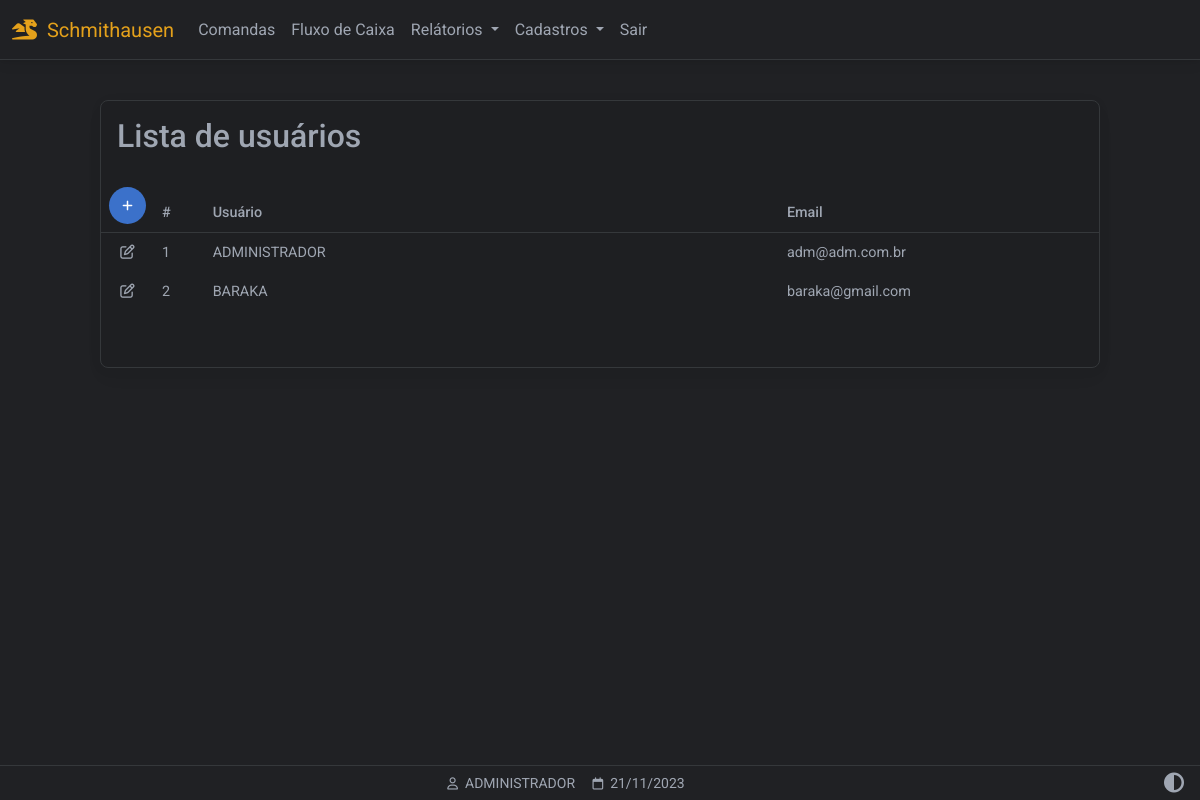
/usuarios (signed in), run on the app's committed database.
### website/models.py (models this page shows)
class User(db.Model, UserMixin):
    id = db.Column(db.Integer, primary_key=True)
    email = db.Column(db.String(150), unique=True)
    password = db.Column(db.String(150))
    first_name = db.Column(db.String(150))
    user = db.relationship('Produto',backref='produto')

### website/views.py (the view)
@views.route('/usuarios', methods=['GET','POST'])
@login_required
def usuarios():
    users = []
    rows = User.query.all()
    for r in rows:
        users.append(r)
    return render_template("usuarios_listar.html", user=current_user, data=data, users=users)

### website/__init__.py (called while the page is built)
def create_app():
    app = Flask(__name__)
    app.config['SECRET_KEY'] = 'hjshjhdjah kjshkjdhjs'
    app.config['SQLALCHEMY_DATABASE_URI'] = f'sqlite:///{DB_NAME}'
    app.config["TEMPLATES_AUTO_RELOAD"] = True
    db.init_app(app)
    from .views import views
    from .auth import auth
    app.register_blueprint(views, url_prefix='/')
    app.register_blueprint(auth, url_prefix='/')
    from .models import User, Cliente, Produto
    with app.app_context():
        db.create_all()
    login_manager = LoginManager()
    login_manager.login_view = 'auth.login'
    login_manager.login_message = u"FAVOR EFETUAR LOGIN!"
    login_manager.init_app(app)
    @login_manager.user_loader
    def load_user(id):
        return User.query.get(int(id))
    return app

### website/templates/usuarios_listar.html (shortened to what this page needs)
{% extends "base.html" %}
{% block content %}
<div class="container-fluid" style="min-height:100dvh;padding-top:100px">
  <div class="table-responsive w-100 card myTheme-900 larg-max m-auto" style="padding-bottom: 40px">
    <table class="table table-borderless table-sm myTheme-900 ">
      <thead>
        <tr>
          <h2 class="p-3 ">Lista de usuários</h2>
        </tr>
        <tr>
          <th class="text-nowrap" scope="col">
            <a href="/usuarios_cadastrar" class="btn btn-primary btn-floating d-flex justify-content-center align-items-center">
              <i class="fa-solid fa-plus"></i>
            </a>
          </th>
          <th class="text-nowrap" scope="col">#</th>
          <th class="text-nowrap" scope="col" style="min-width: 280px;">Usuário</th>
          <th class="text-nowrap" scope="col">Email</th>
          <th class="text-nowrap" scope="col"></th>
        </tr>
      </thead>
      <tbody>
        {% for us in users %}
        <tr>
          <td scope="row" class="text-center text-nowrap" style="width: 50px">
            <a class="" role="button" href="/usuarios_atualizar/{{ us.id }}">
              <i class="fa-regular fa-pen-to-square ms-2 me-2"></i></a>
          </td>
          <td scope="row" class="text-nowrap">{{ us.id }}</td>
          <td scope="row" class="text-nowrap">{{ us.first_name | upper }}</td>
          <td scope="row" class="text-nowrap">{{ us.email }}</td>
          <td>
          </td>
        </tr>
        {% endfor %}
      </tbody>
    </table>
  </div>
</div>
{% endblock %}
{% block titlefooter %}
<span>
  &nbsp;{{ user.first_name.split()[0] | upper }}
  <span>
    &nbsp;{{ data.strftime('%d/%m/%Y') }}
  </span>
  {% endblock %}

### website/static/css/base.css (style rules this page uses)
:root { --custom-color: 211, 84, 0; --color-primary: 59, 113, 202; --color-secondary: 159,166,178; --color-success: 20,164,77; --color-danger: 220, 76, 76; --color-warning: 228,161,27; --color-info: 84,180,211; --color-ligth: 251,251,251; --color-theme-500: 32, 33, 36; --color-theme-900: 30, 31, 34; --cor-fonte: 159,166,178; --cor-da-borda: 53, 56, 59; }
.larg-max { max-width: 1000px!important; }
.myTheme-900 { background-color: rgb(var(--color-theme-900))!important; color: rgb(var(--cor-fonte))!important; }
.myTheme-500 { background-color: rgb(var(--color-theme-500))!important; color: rgb(var(--cor-fonte))!important; }
.my-footer span { color: rgb(var(--cor-fonte)); }
.table-responsive { border: 1px solid rgb(var(--cor-da-borda))!important; color: rgb(var(--cor-fonte))!important; margin-bottom: 80px!important; }
.table-responsive thead th { border-bottom: 1px solid rgb(var(--cor-da-borda))!important; }
.btn { box-shadow: none!important; }
.fa-pen-to-square, .fa-trash-can { color: rgb(var(--cor-fonte))!important; }

### data on the page
User: id "1", first_name "ADMINISTRADOR", email "adm@adm.com.br"
User: id "2", first_name "BARAKA", email "baraka@gmail.com"

### other printed values
{{ data.strftime('%d/%m/%Y') }} "21/11/2023"
